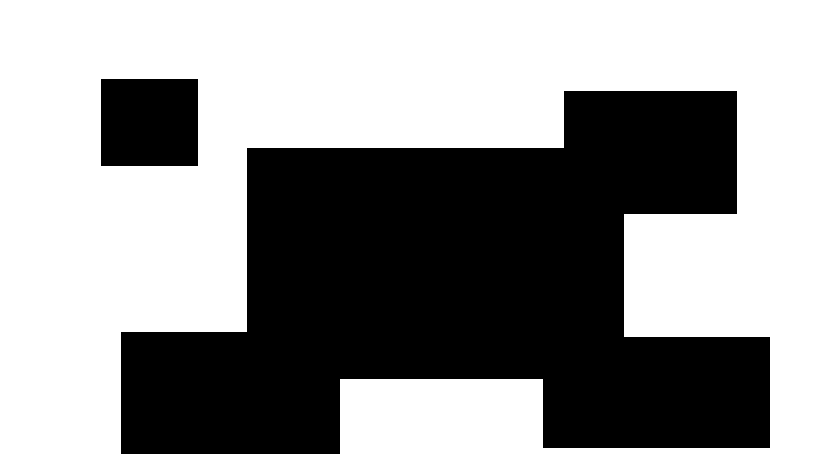
#> input picture OpenCV/resources/test.png, 819 x 460 px
$ python get_start.py
#> lines starting #> are read from the running program, lines starting #| are printed output that depends on the picture; after the words box and inside, x2 and y2 are one past the last pixel; in counts of white or black regions, pixels touching at a corner belong together
"""
获取目标轮廓
"""

import numpy as np
import cv2 as cv
img = cv.imread('../../resources/test.png')
#> img is the input picture: shape (460, 819, 3); 58.3% white; 2 black regions, box (x1, y1, x2, y2) and area: (121, 91, 770, 454) 148548, (101, 79, 198, 166) 8439
imgray = cv.cvtColor(img, cv.COLOR_BGR2GRAY)  # 使用二进制图片（灰色图片）
#> imgray: shape (460, 819); 58.3% white; 2 black regions
ret, thresh = cv.threshold(imgray, 127, 255, 0)  # 对图片进行阈值处理
# 使用阈值数据找到轮廓 参数：数据源，检索模式，计算方法，返回：轮廓数组，层级关系
# 层级关系，表示图形数据在图片中的层级关系，对应数据解释[Next, Previous, First_Child, Parent]
contours, hierarchy = cv.findContours(thresh, cv.RETR_TREE, cv.CHAIN_APPROX_SIMPLE)
#> contours = 3 contours; box (x1, y1, x2, y2) and area: (0, 0, 819, 460) 375462, (120, 90, 771, 455) 149738, (100, 78, 199, 167) 8622

# 画出所有的轮廓
img_copy = img.copy()
image = cv.drawContours(img_copy, contours, -1, (0, 255, 0), 3)
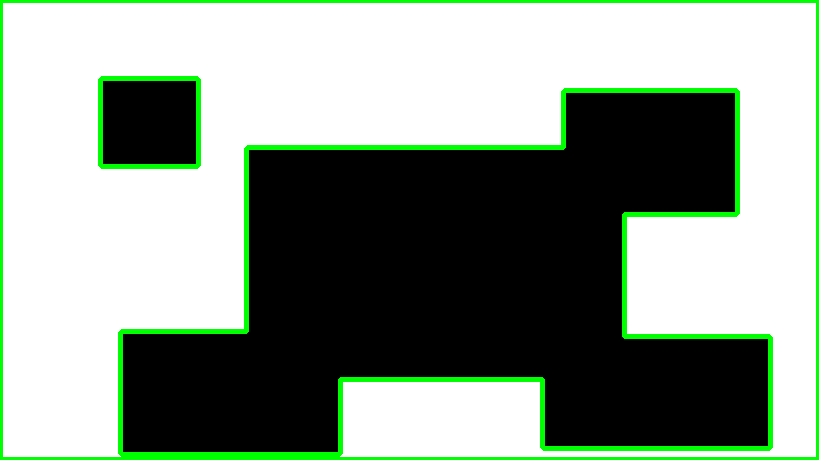
#> image: shape (460, 819, 3); mean B, G, R 138, 152.4, 138
cv.imshow(winname='contours', mat=image)
cv.waitKey(0)

# 画出指定的轮廓
img_copy = img.copy()
image = cv.drawContours(img_copy, contours, 1, (0, 255, 0), 3)
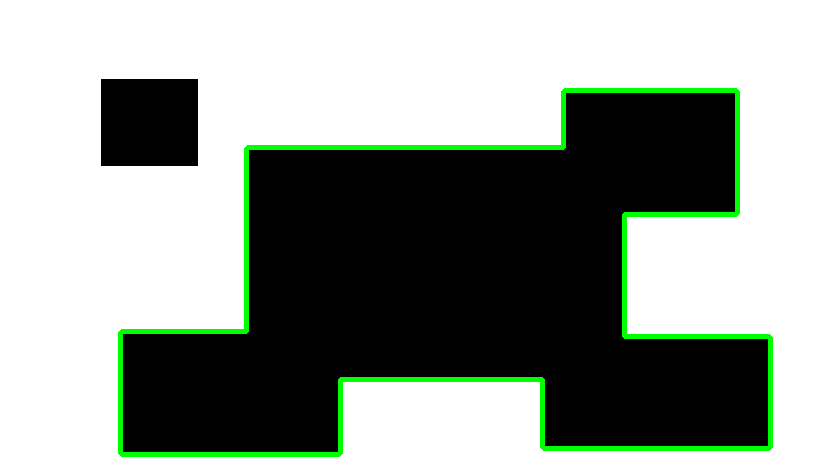
#> image: shape (460, 819, 3); mean B, G, R 143.9, 152, 143.9
cv.imshow(winname='contours', mat=image)
cv.waitKey(0)

# 画出指定的轮廓
img_copy = img.copy()
cnt = contours[2]
#> cnt = [[100, 79], [101, 78], [197, 78], [198, 79], [198, 165], [197, 166], [101, 166], [100, 165]]
image = cv.drawContours(img_copy, [cnt], 0, (0, 255, 0), 3)
cv.imshow(winname='contours', mat=image)
cv.waitKey(0)
cv.destroyAllWindows()

$ run again, with OpenCV/resources/chessboard.png copied over OpenCV/resources/test.png
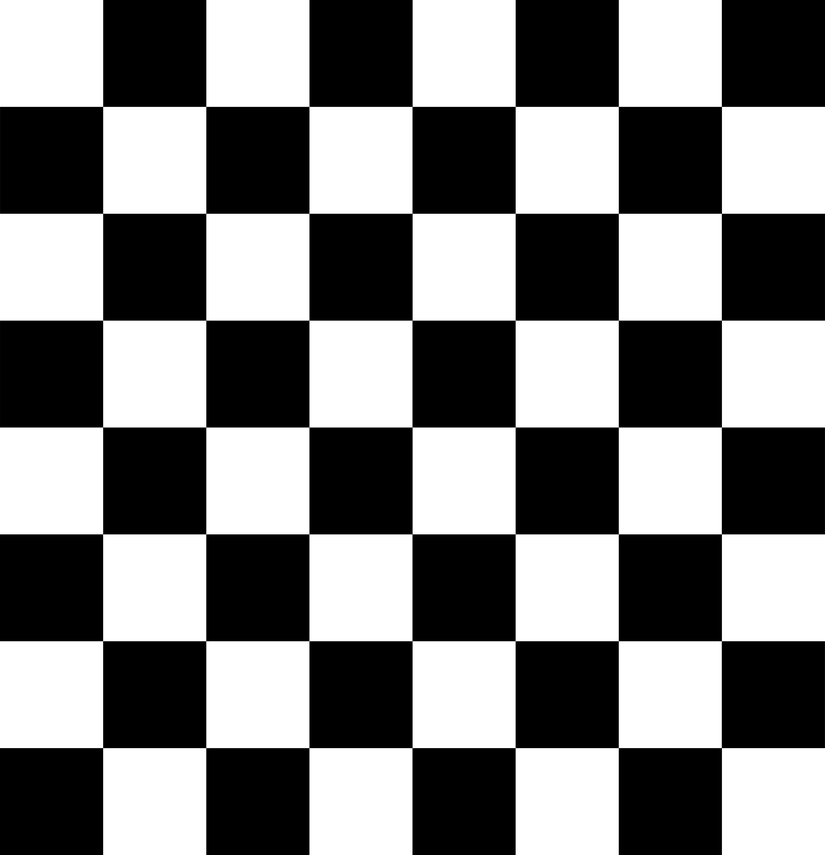
#> input picture OpenCV/resources/chessboard.png, 825 x 855 px, shrunk from 3595 x 3723 before the run
#> img is the input picture: shape (855, 825, 3); min 0, max 255, mean 127.5
#> thresh: shape (855, 825); 50% white; 1 white region
#> contours = 13 contours; largest, box (x1, y1, x2, y2) and area: (0, 0, 825, 855) 491573, (308, 106, 517, 322) 22568, (515, 640, 620, 749) 11230, (102, 640, 207, 749) 11230, (618, 533, 723, 642) 11230
#> `image = cv.drawContours(img_copy, contours, -1, (0, 255, 0), 3)`:
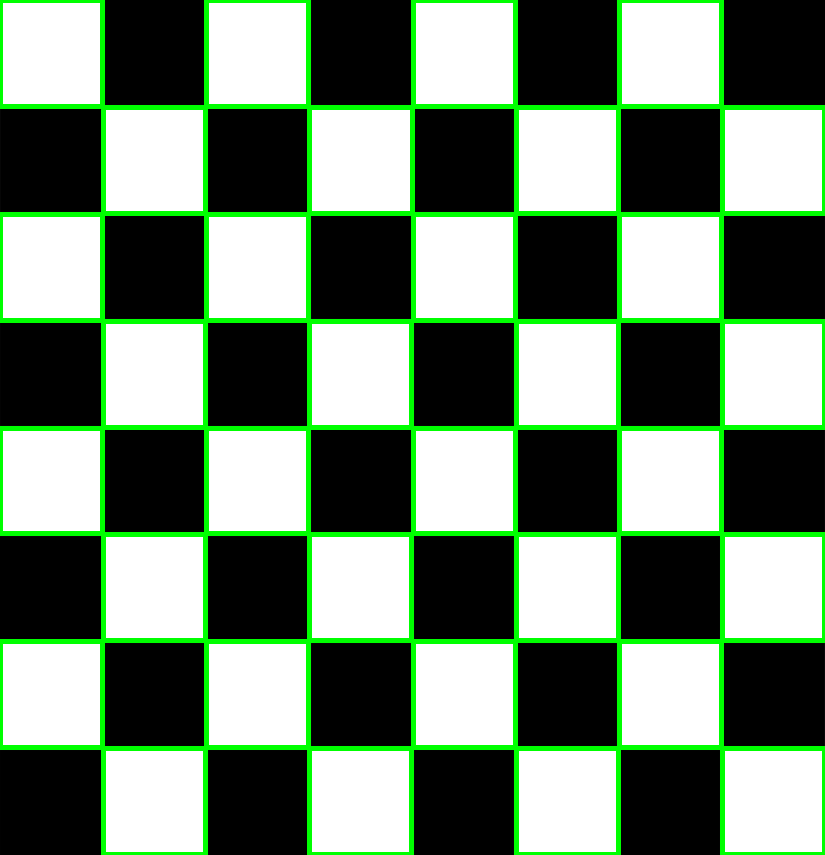
#> image: shape (855, 825, 3); mean B, G, R 113.3, 135.8, 113.3
#> cnt = [[102, 641], [103, 640], [205, 640], [206, 641], [206, 747], [205, 748], [103, 748], [102, 747]]
